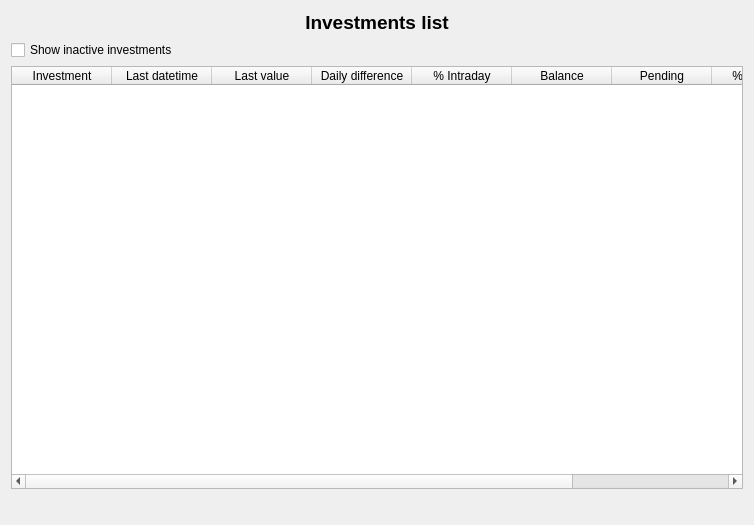
<?xml version="1.0" encoding="UTF-8"?>
<ui version="4.0">
 <class>wdgInvestments</class>
 <widget class="QWidget" name="wdgInvestments">
  <property name="geometry">
   <rect>
    <x>0</x>
    <y>0</y>
    <width>754</width>
    <height>525</height>
   </rect>
  </property>
  <layout class="QVBoxLayout" name="verticalLayout_3">
   <item>
    <layout class="QVBoxLayout" name="verticalLayout_2">
     <item>
      <layout class="QVBoxLayout" name="verticalLayout">
       <item>
        <widget class="QLabel" name="lbl">
         <property name="font">
          <font>
           <pointsize>14</pointsize>
           <weight>75</weight>
           <bold>true</bold>
          </font>
         </property>
         <property name="text">
          <string>Investments list</string>
         </property>
         <property name="alignment">
          <set>Qt::AlignCenter</set>
         </property>
        </widget>
       </item>
       <item>
        <widget class="QCheckBox" name="chkInactivas">
         <property name="text">
          <string>Show inactive investments</string>
         </property>
        </widget>
       </item>
       <item>
        <widget class="myQTableWidget" name="tblInvestments">
         <property name="contextMenuPolicy">
          <enum>Qt::CustomContextMenu</enum>
         </property>
         <property name="editTriggers">
          <set>QAbstractItemView::NoEditTriggers</set>
         </property>
         <property name="alternatingRowColors">
          <bool>true</bool>
         </property>
         <property name="selectionMode">
          <enum>QAbstractItemView::SingleSelection</enum>
         </property>
         <property name="selectionBehavior">
          <enum>QAbstractItemView::SelectRows</enum>
         </property>
         <attribute name="verticalHeaderVisible">
          <bool>false</bool>
         </attribute>
         <column>
          <property name="text">
           <string>Investment</string>
          </property>
         </column>
         <column>
          <property name="text">
           <string>Last datetime</string>
          </property>
         </column>
         <column>
          <property name="text">
           <string>Last value</string>
          </property>
         </column>
         <column>
          <property name="text">
           <string>Daily difference</string>
          </property>
         </column>
         <column>
          <property name="text">
           <string>% Intraday</string>
          </property>
         </column>
         <column>
          <property name="text">
           <string>Balance</string>
          </property>
         </column>
         <column>
          <property name="text">
           <string>Pending</string>
          </property>
         </column>
         <column>
          <property name="text">
           <string>% Invested</string>
          </property>
         </column>
         <column>
          <property name="text">
           <string>% Selling point</string>
          </property>
         </column>
        </widget>
       </item>
      </layout>
     </item>
     <item>
      <widget class="QWidget" name="wdgIBM" native="true"/>
     </item>
    </layout>
   </item>
   <item>
    <widget class="QLabel" name="lblTotal">
     <property name="font">
      <font>
       <pointsize>8</pointsize>
       <weight>75</weight>
       <bold>true</bold>
      </font>
     </property>
     <property name="alignment">
      <set>Qt::AlignCenter</set>
     </property>
     <property name="wordWrap">
      <bool>true</bool>
     </property>
    </widget>
   </item>
  </layout>
  <action name="actionInvestmentAdd">
   <property name="icon">
    <iconset resource="../images/xulpymoney.qrc">
     <normaloff>:/xulpymoney/add.png</normaloff>:/xulpymoney/add.png</iconset>
   </property>
   <property name="text">
    <string>New investment</string>
   </property>
   <property name="toolTip">
    <string>New investment</string>
   </property>
  </action>
  <action name="actionInvestmentReport">
   <property name="icon">
    <iconset resource="../images/xulpymoney.qrc">
     <normaloff>:/xulpymoney/bundle.png</normaloff>:/xulpymoney/bundle.png</iconset>
   </property>
   <property name="text">
    <string>Investment report</string>
   </property>
   <property name="toolTip">
    <string>Investment report</string>
   </property>
  </action>
  <action name="actionSortTPCDiario">
   <property name="icon">
    <iconset>
     <normaloff>:/xulpmoney/document-preview.png</normaloff>:/xulpmoney/document-preview.png</iconset>
   </property>
   <property name="text">
    <string>% Daily</string>
   </property>
   <property name="toolTip">
    <string>% Daily</string>
   </property>
  </action>
  <action name="actionSortTPCVenta">
   <property name="icon">
    <iconset>
     <normaloff>:/xulpmoney/document-preview.png</normaloff>:/xulpmoney/document-preview.png</iconset>
   </property>
   <property name="text">
    <string>% Selling point</string>
   </property>
   <property name="toolTip">
    <string>% Selling point</string>
   </property>
  </action>
  <action name="actionSortTPC">
   <property name="icon">
    <iconset>
     <normaloff>:/xulpmoney/document-preview.png</normaloff>:/xulpmoney/document-preview.png</iconset>
   </property>
   <property name="text">
    <string>% Invested</string>
   </property>
   <property name="toolTip">
    <string>% Invested</string>
   </property>
  </action>
  <action name="actionSortName">
   <property name="icon">
    <iconset>
     <normaloff>:/xulpmoney/document-preview.png</normaloff>:/xulpmoney/document-preview.png</iconset>
   </property>
   <property name="text">
    <string>Name</string>
   </property>
   <property name="toolTip">
    <string>Name</string>
   </property>
  </action>
  <action name="actionSortHour">
   <property name="icon">
    <iconset>
     <normaloff>:/xulpmoney/document-preview.png</normaloff>:/xulpmoney/document-preview.png</iconset>
   </property>
   <property name="text">
    <string>Time</string>
   </property>
   <property name="toolTip">
    <string>Time</string>
   </property>
  </action>
  <action name="actionActive">
   <property name="checkable">
    <bool>true</bool>
   </property>
   <property name="text">
    <string>Is it active?</string>
   </property>
   <property name="toolTip">
    <string>Is it active?</string>
   </property>
  </action>
  <action name="actionProduct">
   <property name="icon">
    <iconset resource="../images/xulpymoney.qrc">
     <normaloff>:/xulpymoney/books.png</normaloff>:/xulpymoney/books.png</iconset>
   </property>
   <property name="text">
    <string>Product report</string>
   </property>
   <property name="toolTip">
    <string>Product report</string>
   </property>
  </action>
  <action name="actionProductPrice">
   <property name="icon">
    <iconset resource="../images/xulpymoney.qrc">
     <normaloff>:/xulpymoney/add.png</normaloff>:/xulpymoney/add.png</iconset>
   </property>
   <property name="text">
    <string>Add product price</string>
   </property>
   <property name="toolTip">
    <string>Add product price</string>
   </property>
  </action>
  <action name="actionInvestmentDelete">
   <property name="icon">
    <iconset resource="../images/xulpymoney.qrc">
     <normaloff>:/xulpymoney/list-remove.png</normaloff>:/xulpymoney/list-remove.png</iconset>
   </property>
   <property name="text">
    <string>Delete investment</string>
   </property>
   <property name="toolTip">
    <string>Delete investment</string>
   </property>
  </action>
 </widget>
 <customwidgets>
  <customwidget>
   <class>myQTableWidget</class>
   <extends>QTableWidget</extends>
   <header location="global">myqtablewidget</header>
  </customwidget>
 </customwidgets>
 <resources>
  <include location="../images/xulpymoney.qrc"/>
  <include location="../images/xulpymoney.qrc"/>
 </resources>
 <connections/>
</ui>
